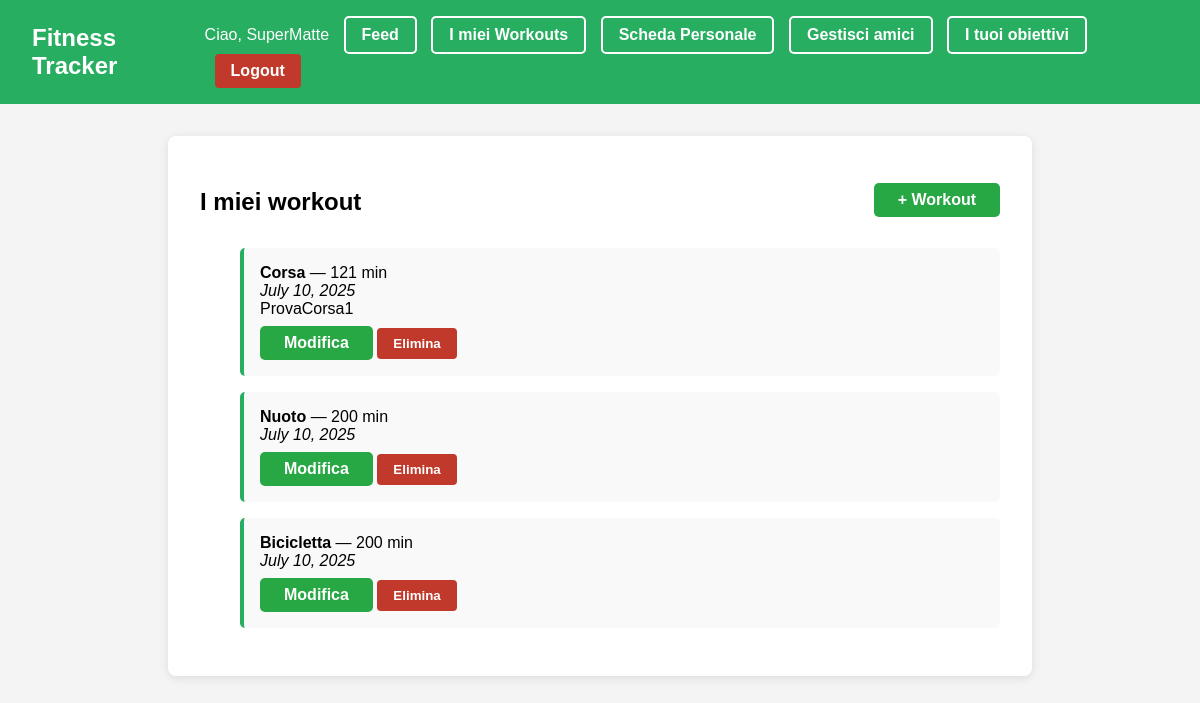
The app's page /workouts/miei/ (signed in) with its own data.
### users/models.py (models this page shows, shortened)
class CustomUser(AbstractUser):
    is_coach = models.BooleanField(default=False)
    friends = models.ManyToManyField('self', symmetrical=False, blank=True)
    first_name = models.CharField(max_length=30, blank=True)
    last_name = models.CharField(max_length=30, blank=True)
    age = models.PositiveIntegerField(null=True, blank=True)
    height_cm = models.FloatField(null=True, blank=True)
    weight_kg = models.FloatField(null=True, blank=True)

### workouts/models.py (models this page shows, shortened)
class Workout(models.Model):
    WORKOUT_CHOICES = [
        ('run', 'Corsa'),
        ('swim', 'Nuoto'),
        ('bike', 'Bicicletta'),
    ]
    user = models.ForeignKey(CustomUser, on_delete=models.CASCADE)
    date = models.DateField(auto_now_add=True)
    type = models.CharField(max_length=10, choices=WORKOUT_CHOICES)
    duration_minutes = models.PositiveIntegerField()
    notes = models.TextField(blank=True)

### workouts/views.py (the view)
# urls.py: path('workouts/miei/', my_workouts, name='my_workouts'),
@login_required
def my_workouts(request):
    workouts = Workout.objects.filter(user=request.user).order_by('-date')
    return render(request, 'workouts/my_workouts.html', {'workouts': workouts})

### workouts/templates/workouts/my_workouts.html (shortened to what this page needs)
{% extends "base.html" %}
{% block content %}
  <div style="display: flex; justify-content: space-between; align-items: center; margin-bottom: 1rem;">
    <h2>I miei workout</h2>
    <a href="{% url 'create_workout' %}" class="btn primary">+ Workout</a>
  </div>
  {% if workouts %}
    <ul>
      {% for workout in workouts %}
        <li>
          <strong>{{ workout.get_type_display }}</strong> — {{ workout.duration_minutes }} min<br>
          <em>{{ workout.date }}</em><br>
          {{ workout.notes }}
          <div style="margin-top: 0.5rem;">
            <a href="{% url 'edit_workout' workout.id %}" class="btn primary">Modifica</a>
            <form method="post" action="{% url 'delete_workout' workout.id %}" style="display:inline;">
              <button type="submit" class="btn danger">Elimina</button>
            </form>
          </div>
        </li>
      {% endfor %}
    </ul>
  {% else %}
    <p>Non hai ancora inserito nessun workout.</p>
  {% endif %}
{% endblock %}

### templates/base.html (shortened to what this page needs)
{% load static %}
<!DOCTYPE html>
<html lang="it">
<head>
  <link rel="stylesheet" href="{% static 'css/style.css' %}">
</head>
<body>
<nav class="navbar">
  <div class="navbar-container">
    <a class="navbar-brand" href="/">Fitness Tracker</a>
    <div class="navbar-buttons">
      {% if user.is_authenticated %}
        <span>Ciao, {{ user.username }}</span>
        <a href="{% url 'feed' %}" class="btn outline">Feed</a>
        <a href="{% url 'my_workouts' %}" class="btn outline">I miei Workouts</a>
        <a href="{% url 'personal_sheet' %}" class="btn outline">Scheda Personale</a>
        <a href="{% url 'search_users' %}" class="btn outline">Gestisci amici</a>
        <a href="{% url 'my_goals' %}" class="btn outline">I tuoi obiettivi</a>
        <a href="{% url 'logout' %}" class="btn danger">Logout</a>
      {% else %}
        <a href="{% url 'login' %}" class="btn outline">Login</a>
        <a href="{% url 'signup' %}" class="btn primary">Signup</a>
      {% endif %}
    </div>
  </div>
</nav>
  <div class="container">
    {% block content %}{% endblock %}
  </div>
</body>
</html>

### static/css/style.css (style rules this page uses)
body { font-family: Arial, sans-serif; background-color: #f4f4f4; margin: 0; padding: 0; }
.navbar { background-color: #27ae60; padding: 1rem 2rem; color: white; }
.navbar-container { display: flex; justify-content: space-between; align-items: center; }
.navbar-brand { font-size: 1.5rem; font-weight: bold; color: white; text-decoration: none; }
.navbar-buttons a { margin-left: 10px; }
.btn { display: inline-block; text-align: center; cursor: pointer; text-decoration: none; font-weight: bold; border-radius: 5px; padding: 0.5rem 1rem; transition: background-color 0.2s ease; border: none; }
.btn.primary { background-color: #27ae60; color: white; }
.btn.outline { background-color: transparent; color: white; border: 2px solid white; padding: 0.5rem 1rem; border-radius: 5px; font-weight: bold; text-decoration: none; display: inline-block; transition: background-color 0.2s ease; }
.btn.danger { background-color: #c0392b; color: white; }
.container { max-width: 800px; margin: 2rem auto; background: white; padding: 2rem; border-radius: 8px; box-shadow: 0 2px 10px rgba(0, 0, 0, 0.1); }
h2 { margin-bottom: 1rem; }
li { padding: 1rem; background: #f9f9f9; border-left: 4px solid #27ae60; margin-bottom: 1rem; list-style: none; border-radius: 5px; }
.btn.primary { background-color: #28a745; color: white; padding: 0.5rem 1.5rem; border: none; border-radius: 5px; cursor: pointer; }
.btn { padding: 0.5rem 1rem; border: none; border-radius: 4px; font-weight: bold; cursor: pointer; }

### records on screen
CustomUser: username "SuperMatte"
Workout: type "Corsa", duration_minutes "121", date "July 10, 2025", notes "ProvaCorsa1"
Workout: type "Nuoto", duration_minutes "200", date "July 10, 2025"
Workout: type "Bicicletta", duration_minutes "200", date "July 10, 2025"
